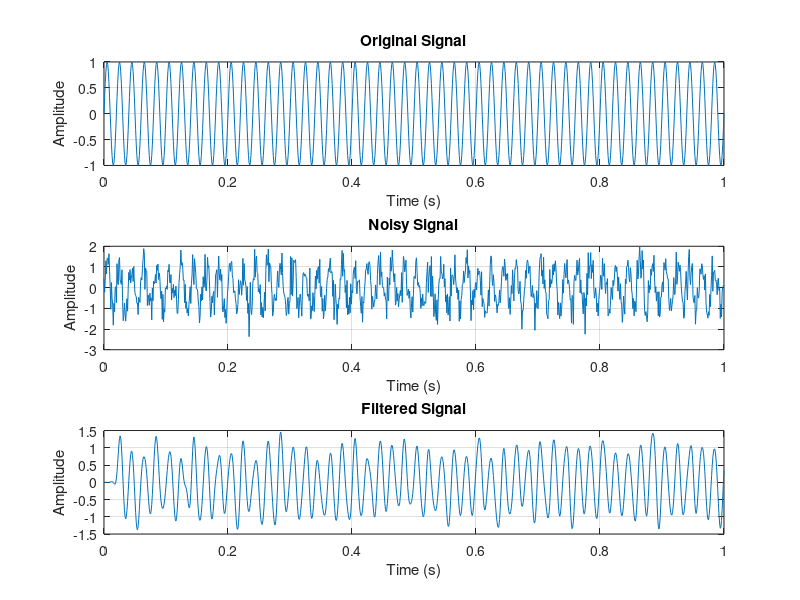

Here is the MATLAB script that generated this plot:
clc;
clear;
close all;

%% Generate Original Signal

fs = 1000;                     % Sampling frequency (Hz)
t = 0:1/fs:1;                  % Time vector

signal = sin(2*pi*50*t);       % 50 Hz sine wave

%% Add White Gaussian Noise

noise = 0.5*randn(size(signal));

noisy_signal = signal + noise;

%% Design FIR Low-Pass Filter

order = 40;

cutoff_frequency = 100;

Wn = cutoff_frequency/(fs/2);

b = fir1(order,Wn,'low');

%% Apply Filter

filtered_signal = filter(b,1,noisy_signal);

%% Calculate SNR

noise_before = noisy_signal - signal;

noise_after = filtered_signal - signal;

snr_before = 10*log10(sum(signal.^2)/sum(noise_before.^2));

snr_after = 10*log10(sum(signal.^2)/sum(noise_after.^2));

%% Display Results

fprintf('SNR Before Filtering = %.2f dB\n',snr_before);
fprintf('SNR After Filtering  = %.2f dB\n',snr_after);

%% Plot Signals

figure;

subplot(3,1,1)
plot(t,signal)
grid on
title('Original Signal')
xlabel('Time (s)')
ylabel('Amplitude')

subplot(3,1,2)
plot(t,noisy_signal)
grid on
title('Noisy Signal')
xlabel('Time (s)')
ylabel('Amplitude')

subplot(3,1,3)
plot(t,filtered_signal)
grid on
title('Filtered Signal')
xlabel('Time (s)')
ylabel('Amplitude')
